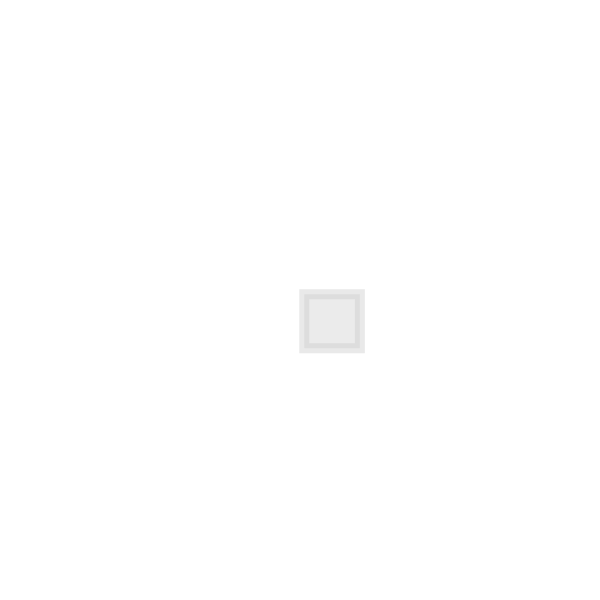
Frame 1 (no input)
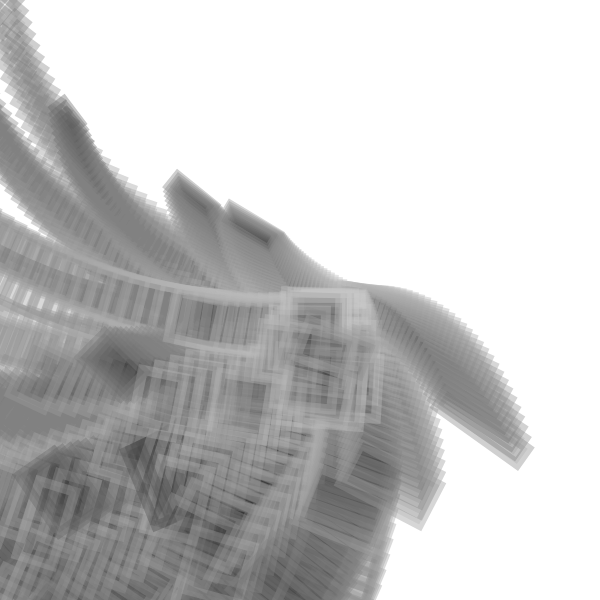
Frame 60 (no input)
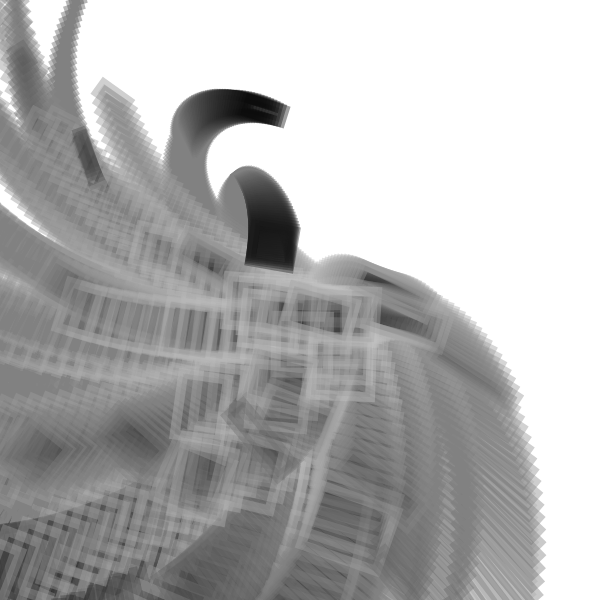
Frame 120 (the mouse pressed at the canvas centre since frame 60)

The p5.js sketch that drew these frames (run headless with seeded random() and noise() and a simulated clock; from frame 60 on, the mouse is pressed at the canvas centre):

// p5.js sketch
// ── sketch.js
//Based off the particle system example on p5.js
//https://p5js.org/examples/simulate-particle-system.html 

//Nina Lutz, Jan 1 2021
let system;

function setup() {
  var canvas;
  if(windowWidth>=600 && windowHeight >=600){
    canvas = createCanvas(600, 600);
  }
  else{
    canvas = createCanvas(windowWidth, windowHeight - 100);
  }
  system = new ParticleSystem(createVector(width/2, height/2));

  var x = (windowWidth - width) / 2;
  var y = (windowHeight - height) / 2;

  canvas.position(x, y);
  background(255)

}

function draw() {
  background(255, 1);
  system.addParticle();
  frameRate(20)
  system.run();
  fill(255);
}

// A simple Particle class
let Particle = function(position) {
  this.acceleration = createVector(-0.05, 0.05);
  this.velocity = createVector(random(-10, 10), random(-10, 10));
  this.position = position.copy();
  this.lifespan = 200;
  this.size = random(20, 200);
};

Particle.prototype.run = function() {
  this.update();
  this.display();
};

// Method to update position
Particle.prototype.update = function(){
  this.velocity.add(this.acceleration);
  this.position.add(this.velocity);
  this.lifespan -= 2;
};

// Method to display
Particle.prototype.display = function() {
  stroke(this.lifespan, 100);
  strokeWeight(10);
  fill(0, 20)
  rect(this.position.x, this.position.y, map(this.position.x, 0, width, 10, 100), map(this.position.y, 0, height, 10, 100));
  rotate(tan(0.02), tan(20))
};

// Is the particle still useful?
Particle.prototype.isDead = function(){
  return this.lifespan < 0;
};

let ParticleSystem = function(position) {
  this.origin = position.copy();
  this.particles = [];
};

ParticleSystem.prototype.addParticle = function() {
  this.particles.push(new Particle(this.origin));
};

ParticleSystem.prototype.run = function() {
  for (let i = this.particles.length-1; i >= 0; i--) {
    let p = this.particles[i];
    p.run();
    if (p.isDead()) {
      this.particles.splice(i, 1);
    }
  }
};
